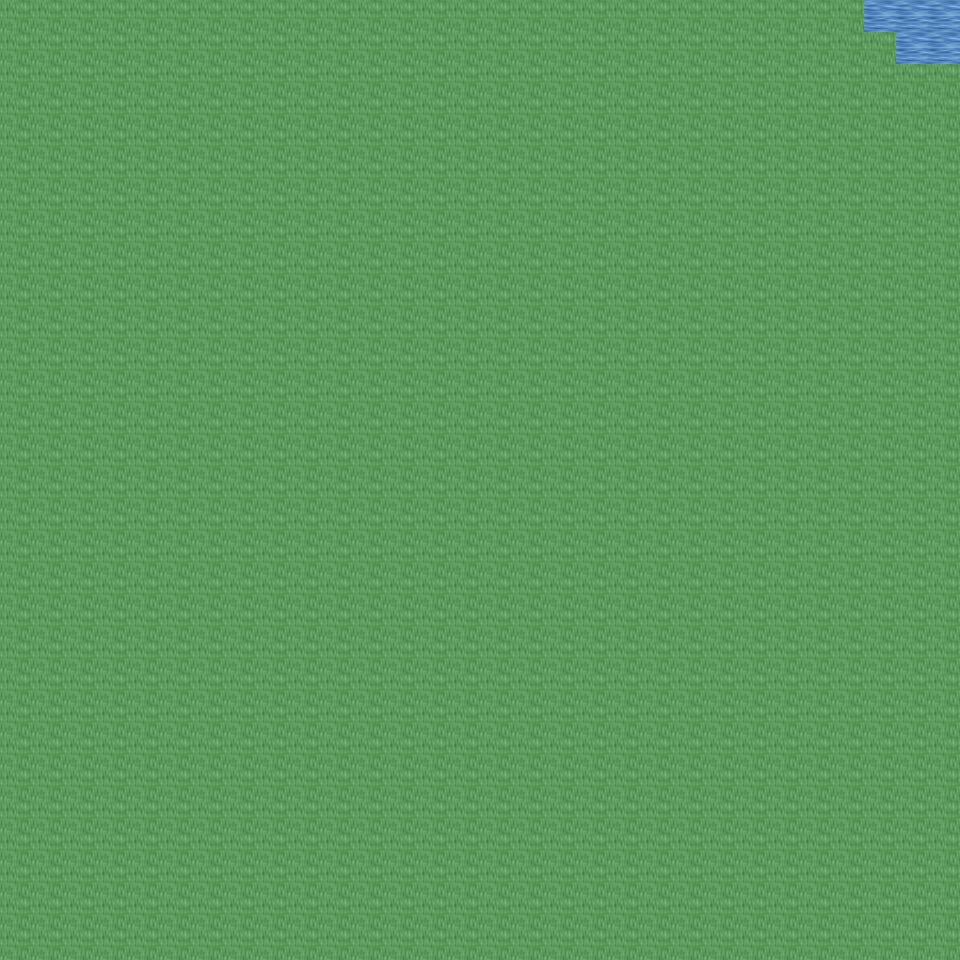

The image is a tile-based game level rendered from a .tmx file. Its description and source (layers, tilesets, objects; grid data summarised) follow:
An orthogonal 30x30 tile map with 32x32 px tiles, 6 tile layers (Ground, Object, Object2, Above, ...), 27 tilesets and 2 objects (2x mapExit).

<map version="1.0" orientation="orthogonal" renderorder="right-down" width="30" height="30" tilewidth="32" tileheight="32" nextobjectid="3">
  <tileset firstgid="1" name="tileset_ground_ground" tilewidth="32" tileheight="32" tilecount="33" columns="3">
    <image source="../drawable/tileset_ground_ground.png" width="96" height="352" />
  </tileset>
  <tileset firstgid="34" name="tileset_ground_water_pool" tilewidth="32" tileheight="32" tilecount="72" columns="3">
    <image source="../drawable/tileset_ground_water_pool.png" width="96" height="768" />
  </tileset>
  <tileset firstgid="106" name="tileset_ground_water_pool_corners" tilewidth="32" tileheight="32" tilecount="72" columns="3">
    <image source="../drawable/tileset_ground_water_pool_corners.png" width="96" height="768" />
  </tileset>
  <tileset firstgid="178" name="tileset_ground_grass_corners" tilewidth="32" tileheight="32" tilecount="24" columns="6">
    <image source="../drawable/tileset_ground_grass_corners.png" width="192" height="128" />
  </tileset>
  <tileset firstgid="202" name="tileset_ground_grass_edges" tilewidth="32" tileheight="32" tilecount="36" columns="12">
    <image source="../drawable/tileset_ground_grass_edges.png" width="384" height="96" />
  </tileset>
  <tileset firstgid="238" name="tileset_plant_grasses" tilewidth="32" tileheight="32" tilecount="6" columns="3">
    <image source="../drawable/tileset_plant_grasses.png" width="96" height="64" />
  </tileset>
  <tileset firstgid="244" name="tileset_building_wall_wood" tilewidth="32" tileheight="32" tilecount="16" columns="4">
    <image source="../drawable/tileset_building_wall_wood.png" width="128" height="128" />
  </tileset>
  <tileset firstgid="260" name="tileset_plant_flower_daisy_white" tilewidth="32" tileheight="32" tilecount="8" columns="2">
    <image source="../drawable/tileset_plant_flower_daisy_white.png" width="64" height="128" />
  </tileset>
  <tileset firstgid="268" name="tileset_building_fence_fence_chunky" tilewidth="32" tileheight="32" tilecount="21" columns="3">
    <image source="../drawable/tileset_building_fence_fence_chunky.png" width="96" height="224" />
  </tileset>
  <tileset firstgid="289" name="tileset_building_door_door_n" tilewidth="32" tileheight="32" tilecount="6" columns="3">
    <image source="../drawable/tileset_building_door_door_n.png" width="96" height="64" />
  </tileset>
  <tileset firstgid="295" name="tileset_logic_creature_animal" tilewidth="32" tileheight="32" tilecount="32" columns="8">
    <image source="../drawable/tileset_logic_creature_animal.png" width="256" height="128" />
  </tileset>
  <tileset firstgid="327" name="tileset_logic_collision" tilewidth="32" tileheight="32" tilecount="1" columns="1">
    <image source="../drawable/tileset_logic_collision.png" width="32" height="32" />
  </tileset>
  <tileset firstgid="328" name="tileset_ground_water_pool_deep" tilewidth="32" tileheight="32" tilecount="72" columns="3">
    <image source="../drawable/tileset_ground_water_pool_deep.png" width="96" height="768" />
  </tileset>
  <tileset firstgid="400" name="tileset_plant_tree_palm_trees" tilewidth="32" tileheight="32" tilecount="40" columns="4">
    <image source="../drawable/tileset_plant_tree_palm_trees.png" width="128" height="320" />
  </tileset>
  <tileset firstgid="440" name="tileset_furniture_chair_bench_wooden" tilewidth="32" tileheight="32" tilecount="8" columns="2">
    <image source="../drawable/tileset_furniture_chair_bench_wooden.png" width="64" height="128" />
  </tileset>
  <tileset firstgid="448" name="tileset_building_outhouse" tilewidth="32" tileheight="32" tilecount="12" columns="3">
    <image source="../drawable/tileset_building_outhouse.png" width="96" height="128" />
  </tileset>
  <tileset firstgid="460" name="tileset_furniture_table_vendors_table" tilewidth="32" tileheight="32" tilecount="35" columns="7">
    <image source="../drawable/tileset_furniture_table_vendors_table.png" width="224" height="160" />
  </tileset>
  <tileset firstgid="495" name="tileset_logic_item_fruits" tilewidth="32" tileheight="32" tilecount="16" columns="8">
    <image source="../drawable/tileset_logic_item_fruits.png" width="256" height="64" />
  </tileset>
  <tileset firstgid="511" name="tileset_plant_tree_banana_tree" tilewidth="32" tileheight="32" tilecount="40" columns="4">
    <image source="../drawable/tileset_plant_tree_banana_tree.png" width="128" height="320" />
  </tileset>
  <tileset firstgid="551" name="tileset_furniture_light_small_lamp" tilewidth="32" tileheight="32" tilecount="4" columns="4">
    <image source="../drawable/tileset_furniture_light_small_lamp.png" width="128" height="32" />
  </tileset>
  <tileset firstgid="555" name="tileset_light_dim_yellow_light_5x5" tilewidth="32" tileheight="32" tilecount="25" columns="5">
    <image source="../drawable/tileset_light_dim_yellow_light_5x5.png" width="160" height="160" />
  </tileset>
  <tileset firstgid="580" name="tileset_furniture_light_roots_lamp" tilewidth="32" tileheight="32" tilecount="6" columns="2">
    <image source="../drawable/tileset_furniture_light_roots_lamp.png" width="64" height="96" />
  </tileset>
  <tileset firstgid="586" name="tileset_light_dim_yellow_light_7x5" tilewidth="32" tileheight="32" tilecount="35" columns="7">
    <image source="../drawable/tileset_light_dim_yellow_light_7x5.png" width="224" height="160" />
  </tileset>
  <tileset firstgid="621" name="tileset_light_yellow_light_5x5" tilewidth="32" tileheight="32" tilecount="25" columns="5">
    <image source="../drawable/tileset_light_yellow_light_5x5.png" width="160" height="160" />
  </tileset>
  <tileset firstgid="646" name="tileset_ground_sand_1" tilewidth="32" tileheight="32" tilecount="10" columns="2">
    <image source="../drawable/tileset_ground_sand_1.png" width="64" height="160" />
  </tileset>
  <tileset firstgid="656" name="tileset_ground_sand_2" tilewidth="32" tileheight="32" tilecount="15" columns="5">
    <image source="../drawable/tileset_ground_sand_2.png" width="160" height="96" />
  </tileset>
  <tileset firstgid="671" name="tileset_logic_creature_reptile" tilewidth="32" tileheight="32" tilecount="7" columns="7">
    <image source="../drawable/tileset_logic_creature_reptile.png" width="224" height="32" />
  </tileset>
  <layer name="Ground" width="30" height="30">
    <data>[900 cells, 900 non-empty, 9 distinct tile ids]</data>
  </layer>
  <layer name="Object" width="30" height="30">
    <data>[900 cells, 0 non-empty, 0 distinct tile ids]</data>
  </layer>
  <layer name="Object2" width="30" height="30">
    <data>[900 cells, 0 non-empty, 0 distinct tile ids]</data>
  </layer>
  <layer name="Above" width="30" height="30">
    <data>[900 cells, 0 non-empty, 0 distinct tile ids]</data>
  </layer>
  <layer name="Above2" width="30" height="30">
    <data>[900 cells, 0 non-empty, 0 distinct tile ids]</data>
  </layer>
  <layer name="Walkable" width="30" height="30">
    <data>[900 cells, 895 non-empty, 1 distinct tile ids]</data>
  </layer>
  <objectgroup name="MapEvents">
    <object id="1" name="north" type="mapExit" x="864" y="0" width="96" height="32">
      <properties>
        <property name="map" value="level_0_x240_y95" />
        <property name="x" value="27" />
        <property name="y" value="28" />
      </properties>
    </object>
    <object id="2" name="east" type="mapExit" x="928" y="0" width="32" height="64">
      <properties>
        <property name="map" value="level_0_x241_y96" />
        <property name="x" value="1" />
        <property name="y" value="0" />
      </properties>
    </object>
  </objectgroup>
</map>
